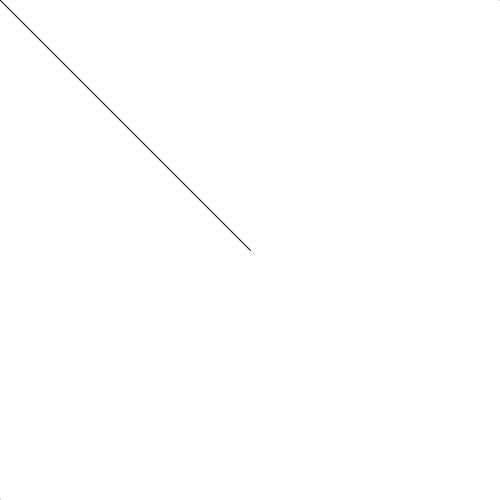
Frame 1 (no input)
Frame 60 (the mouse pressed at the canvas centre just before this capture): identical to frame 1, image omitted
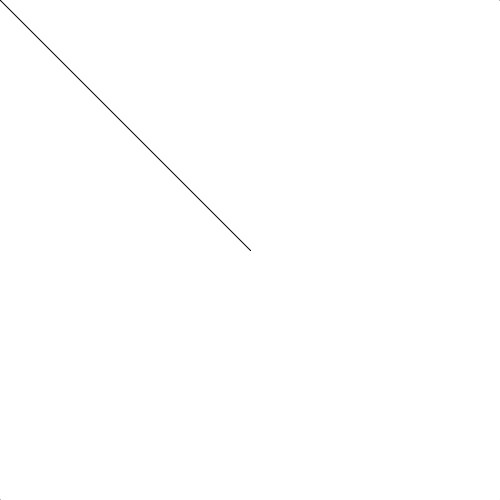
Frame 120 (the mouse held since frame 60 and released just before this capture)

The Processing sketch that drew these frames (run headless with seeded random() and noise(); from frame 60 on, the mouse is pressed at the canvas centre):

// Processing sketch: calcVectorFromCurrentToPrevious
// ── calcVectorFromCurrentToPrevious.pde
//polar cordinate function
//PVector center;
//PVector currentLoc;  //this may be closest Point
//PVector previousLoc;// likely w/2, h/2 (if center of table)


void setup () {
  size (500, 500);
  //PVector center = new PVector (width/2, height/2);
  //previousLoc = new PVector (width/2, height/2);
}

void draw () {

  PVector currentMouse = new PVector (mouseX, mouseY);
  PVector center = new PVector (width/2, height/2);

  //calculate the Vector of Direction between 2 points and return a PVector dir
  PVector dir = CalcDirVectorFromCurrentToPrevious (currentMouse, center); //calls for a return

  //now pass the dir and center to calibration screen?
  drawCenterTableVectorTool(dir, center);
}

//return function
PVector CalcDirVectorFromCurrentToPrevious (PVector currentLoc, PVector previousLoc) {
  PVector dir = PVector.sub(currentLoc, previousLoc); // currentLoc.sub(previousLoc); */
  return dir;
}

void drawCenterTableVectorTool(PVector dir, PVector center) {
  float m = dir.mag();
  pushMatrix();
  translate (center.x, center.y);
  line (0, 0, dir.x, dir.y);
  rectMode(RADIUS);
  ellipse(0, 0, 2*m, 2*m);
  line (0, 0, dir.x, dir.y);
  rectMode(CORNER);
  popMatrix();
}
